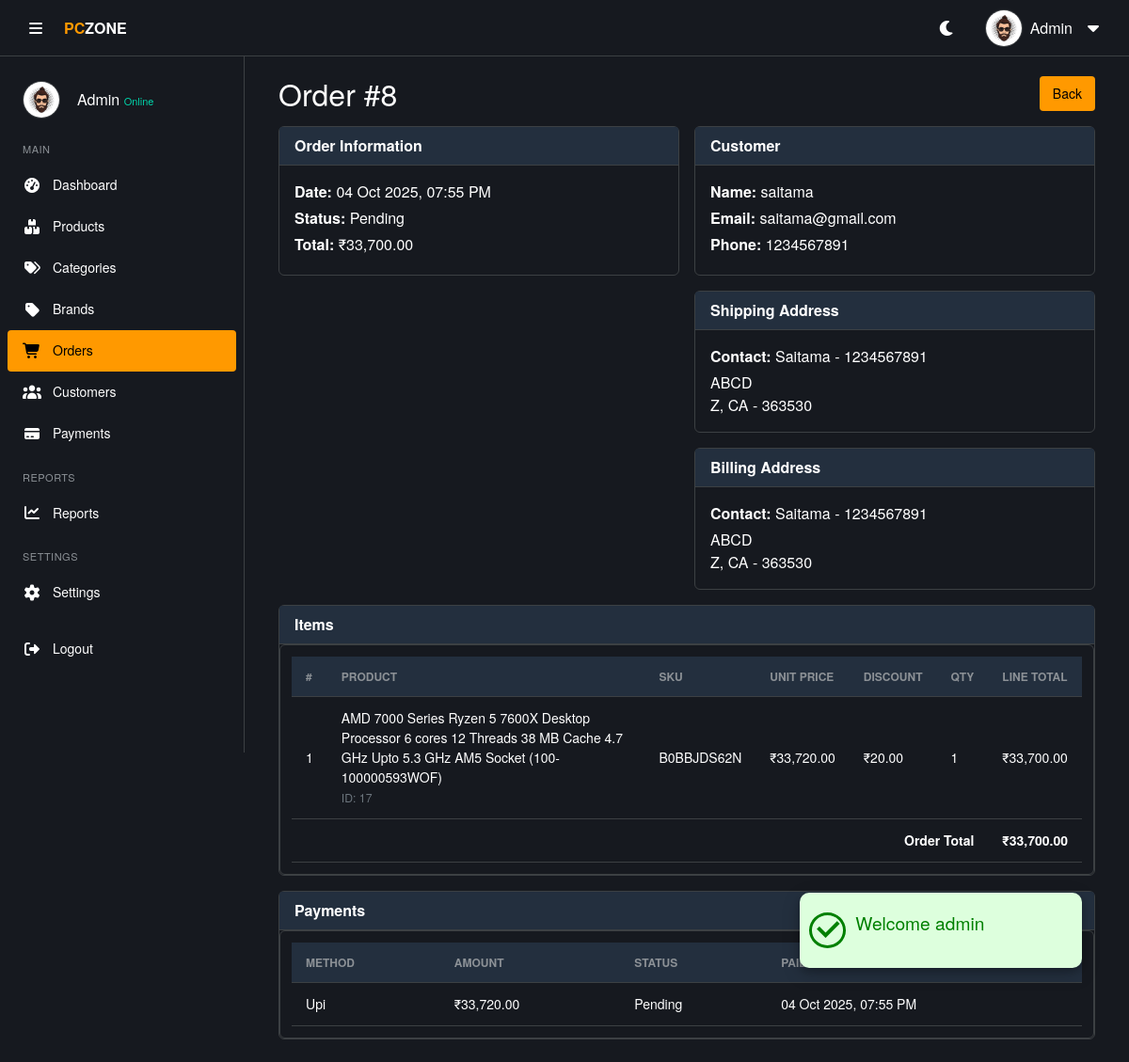
The app's page /admin/order_view.php?id=8 (signed in) with its own data.
### tables this page shows
CREATE TABLE IF NOT EXISTS `orders` (
  `order_id` int NOT NULL AUTO_INCREMENT,
  `user_id` int NOT NULL,
  `product_id` int NOT NULL,
  `quantity` int NOT NULL DEFAULT '1',
  `unit_price` decimal(10,2) NOT NULL,
  `discount` decimal(6,2) DEFAULT '0.00',
  `total_price` decimal(10,2) NOT NULL,
  `created_at` datetime DEFAULT CURRENT_TIMESTAMP,
  `updated_at` datetime DEFAULT CURRENT_TIMESTAMP ON UPDATE CURRENT_TIMESTAMP,
  PRIMARY KEY (`order_id`),
  KEY `user_id` (`user_id`),
  KEY `product_id` (`product_id`)
);

CREATE TABLE IF NOT EXISTS `payments` (
  `payment_id` int NOT NULL AUTO_INCREMENT,
  `order_id` int NOT NULL,
  `payment_method` enum('cash_on_delivery','credit_card','debit_card','upi') NOT NULL,
  `amount` decimal(10,2) NOT NULL,
  `currency` varchar(10) DEFAULT 'INR',
  `payment_status` enum('Pending','Paid','Failed','Refunded') DEFAULT 'Pending',
  `created_at` datetime DEFAULT CURRENT_TIMESTAMP,
  PRIMARY KEY (`payment_id`),
  KEY `order_id` (`order_id`)
);

CREATE TABLE IF NOT EXISTS `users` (
  `user_id` int NOT NULL AUTO_INCREMENT,
  `username` varchar(150) DEFAULT NULL,
  `email` varchar(100) NOT NULL,
  `password` varchar(255) NOT NULL,
  `date_of_birth` date DEFAULT NULL,
  `gender` enum('Male','Female','Other') DEFAULT NULL,
  `phone` varchar(20) DEFAULT NULL,
  `email_verified` tinyint(1) DEFAULT '0',
  `role` enum('admin','user') NOT NULL DEFAULT 'user',
  `status` enum('active','inactive') DEFAULT 'active',
  `last_login` datetime DEFAULT NULL,
  `created_at` timestamp NULL DEFAULT CURRENT_TIMESTAMP,
  `updated_at` timestamp NULL DEFAULT CURRENT_TIMESTAMP ON UPDATE CURRENT_TIMESTAMP,
  PRIMARY KEY (`user_id`),
  UNIQUE KEY `email` (`email`)
);

CREATE TABLE IF NOT EXISTS `user_address` (
  `address_id` int NOT NULL AUTO_INCREMENT,
  `user_id` int DEFAULT NULL,
  `full_name` varchar(150) DEFAULT NULL,
  `phone` varchar(20) DEFAULT NULL,
  `address_line1` text,
  `address_line2` text,
  `city` varchar(100) DEFAULT NULL,
  `state` varchar(100) DEFAULT NULL,
  `zip` varchar(20) DEFAULT NULL,
  `country` varchar(100) DEFAULT NULL,
  `is_default` tinyint(1) DEFAULT '0',
  PRIMARY KEY (`address_id`),
  KEY `user_id` (`user_id`)
);

CREATE TABLE IF NOT EXISTS `products` (
  `product_id` int NOT NULL AUTO_INCREMENT,
  `product_name` varchar(250) NOT NULL,
  `sku` varchar(50) DEFAULT NULL,
  `slug` varchar(250) DEFAULT NULL,
  `description` text,
  `price` decimal(10,2) NOT NULL,
  `discount` decimal(6,2) DEFAULT '0.00',
  `stock` int DEFAULT '0',
  `weight` decimal(6,2) DEFAULT NULL,
  `rating` float DEFAULT '0',
  `brand_id` int DEFAULT NULL,
  `category_id` int DEFAULT NULL,
  `main_image` varchar(255) NOT NULL,
  `image_1` varchar(255) DEFAULT NULL,
  `image_2` varchar(255) DEFAULT NULL,
  `image_3` varchar(255) DEFAULT NULL,
  `platform` enum('intel','amd','both','none') NOT NULL DEFAULT 'none',
  `is_featured` tinyint(1) DEFAULT '0',
  `is_active` tinyint(1) DEFAULT '1',
  `created_at` timestamp NULL DEFAULT CURRENT_TIMESTAMP,
  `updated_at` timestamp NULL DEFAULT CURRENT_TIMESTAMP ON UPDATE CURRENT_TIMESTAMP,
  PRIMARY KEY (`product_id`),
  UNIQUE KEY `sku` (`sku`),
  UNIQUE KEY `slug` (`slug`),
  KEY `category_id` (`category_id`),
  KEY `brand_id` (`brand_id`)
);

### includes/functions.php (called while the page is built, shortened)
<?php
function e($v)
{
  return htmlspecialchars($v ?? '');
}

### admin/order_view.php (the view, shortened to what this page needs)
<?php
require('../includes/functions.php');
$order_id = (int)($_GET['id'] ?? 0);
function showDate($date)
{
  return $date ? date('d M Y, h:i A', strtotime($date)) : '—';
}
function showMoney($amount)
{
  return '₹' . number_format((float)$amount, 2);
}
$orderStmt = $conn->prepare("
  SELECT o.order_id, o.user_id, o.created_at, o.updated_at,
         u.username, u.email, u.phone,
         SUM(o.quantity * (o.unit_price - o.discount)) as order_total
  FROM orders o
  JOIN users u ON o.user_id = u.user_id
  WHERE o.order_id = ?
  GROUP BY o.order_id, o.user_id, o.created_at, o.updated_at, u.username, u.email, u.phone
  LIMIT 1
");
$orderStmt->bind_param("i", $order_id);
$orderStmt->execute();
$orderResult = $orderStmt->get_result();
$order = $orderResult->fetch_assoc();
$addrStmt = $conn->prepare("
  SELECT * FROM user_address
  WHERE user_id = ?
  ORDER BY is_default DESC, address_id DESC
  LIMIT 1
");
$addrStmt->bind_param("i", $order['user_id']);
$addrStmt->execute();
$addrRes = $addrStmt->get_result();
$defaultAddress = $addrRes->fetch_assoc();
$payStmt = $conn->prepare("
  SELECT p.*, o.order_id
  FROM payments p
  JOIN orders o ON p.order_id = o.order_id
  WHERE o.order_id = ?
  ORDER BY p.created_at DESC
");
$payStmt->bind_param("i", $order_id);
$payStmt->execute();
$payments = $payStmt->get_result()->fetch_all(MYSQLI_ASSOC);
$displayStatus = '—';
if (!empty($payments)) {
  $displayStatus = $payments[0]['payment_status'] ?? '—';
}
$itemStmt = $conn->prepare("
  SELECT o.product_id, o.quantity, o.unit_price, o.discount,
         (o.quantity * (o.unit_price - o.discount)) as line_total,
         p.product_name, p.sku, p.main_image
  FROM orders o
  LEFT JOIN products p ON o.product_id = p.product_id
  WHERE o.order_id = ?
");
$itemStmt->bind_param("i", $order_id);
$itemStmt->execute();
$items = $itemStmt->get_result()->fetch_all(MYSQLI_ASSOC);
$calculatedTotal = 0;
foreach ($items as $item) {
  $calculatedTotal += $item['line_total'];
}
?>
<!DOCTYPE html>
<html lang="en">
<head>
  <?php include './includes/header-link.php'; ?>
</head>
<body>
  <?php require('./includes/alert.php'); ?>
  <?php include './includes/header.php'; ?>
  <?php $current_page = 'orders';
  include './includes/sidebar.php'; ?>
  <main class="main-content pt-5 mt-4">
    <div class="container mt-2">
      <div class="d-flex justify-content-between align-items-center mb-3">
        <h2 class="mb-0">Order #<?= $order_id ?></h2>
        <a href="orders.php" class="btn btn-add">Back</a>
      </div>
      <div class="row g-3">
        <div class="col-lg-6">
          <div class="card theme-card">
            <div class="card-header">Order Information</div>
            <div class="card-body">
              <div class="mb-1"><strong>Date:</strong> <?= showDate($order['created_at'] ?? null) ?></div>
              <div class="mb-1"><strong>Status:</strong> <?= e($displayStatus) ?></div>
              <div class="mb-1"><strong>Total:</strong> <?= showMoney($calculatedTotal) ?></div>
            </div>
          </div>
        </div>
        <div class="col-lg-6">
          <div class="card mb-3 theme-card">
            <div class="card-header">Customer</div>
            <div class="card-body">
              <div class="mb-1"><strong>Name:</strong> <?= e($order['username']) ?></div>
              <div class="mb-1"><strong>Email:</strong> <?= e($order['email']) ?></div>
              <div class="mb-1"><strong>Phone:</strong> <?= e($order['phone']) ?></div>
            </div>
          </div>
          <div class="card mb-3 theme-card">
            <div class="card-header">Shipping Address</div>
            <div class="card-body">
              <?php if ($defaultAddress): ?>
                <div class="mb-1"><strong>Contact:</strong> <?= e($defaultAddress['full_name']) ?> - <?= e($defaultAddress['phone']) ?></div>
                <div><?= e($defaultAddress['address_line1']) ?></div>
                <div><?= e($defaultAddress['city']) ?>, <?= e($defaultAddress['state']) ?> - <?= e($defaultAddress['zip']) ?></div>
              <?php else: ?>
                <div class="text-muted">No address on file</div>
              <?php endif; ?>
            </div>
          </div>
          <div class="card theme-card">
            <div class="card-header">Billing Address</div>
            <div class="card-body">
              <?php if ($defaultAddress): ?>
                <div class="mb-1"><strong>Contact:</strong> <?= e($defaultAddress['full_name']) ?> - <?= e($defaultAddress['phone']) ?></div>
                <div><?= e($defaultAddress['address_line1']) ?></div>
                <div><?= e($defaultAddress['city']) ?>, <?= e($defaultAddress['state']) ?> - <?= e($defaultAddress['zip']) ?></div>
              <?php else: ?>
                <div class="text-muted">No address on file</div>
              <?php endif; ?>
            </div>
          </div>
        </div>
      </div>
      <div class="card mt-3 theme-card">
        <div class="card-header">Items</div>
        <div class="table-container">
          <table class="data-table">
            <thead>
              <tr>
                <th>#</th>
                <th>Product</th>
                <th>SKU</th>
                <th>Unit Price</th>
                <th>Discount</th>
                <th>Qty</th>
                <th>Line Total</th>
              </tr>
            </thead>
            <tbody>
              <?php foreach ($items as $index => $item): ?>
                <tr>
                  <td><?= $index + 1 ?></td>
                  <td>
                    <?= e($item['product_name'] ?? 'Product Not Found') ?>
                    <?php if (!empty($item['product_id'])): ?>
                      <br><small class="text-muted">ID: <?= $item['product_id'] ?></small>
                    <?php endif; ?>
                  </td>
                  <td><?= e($item['sku'] ?? 'N/A') ?></td>
                  <td><?= showMoney($item['unit_price'] ?? 0) ?></td>
                  <td><?= showMoney($item['discount'] ?? 0) ?></td>
                  <td><?= (int)($item['quantity'] ?? 0) ?></td>
                  <td><?= showMoney($item['line_total'] ?? 0) ?></td>
                </tr>
              <?php endforeach; ?>
            </tbody>
            <tfoot>
              <tr>
                <td colspan="6" class="text-end"><strong>Order Total</strong></td>
                <td><strong><?= showMoney($calculatedTotal) ?></strong></td>
              </tr>
            </tfoot>
          </table>
        </div>
      </div>
      <div class="card mt-3 theme-card">
        <div class="card-header">Payments</div>
        <div class="table-container">
          <table class="data-table">
            <thead>
              <tr>
                <th>Method</th>
                <th>Amount</th>
                <th>Status</th>
                <th>Paid At</th>
              </tr>
            </thead>
            <tbody>
              <?php if (!empty($payments)): ?>
                <?php foreach ($payments as $payment): ?>
                  <tr>
                    <td><?= e(ucfirst(str_replace('_', ' ', $payment['payment_method']))) ?></td>
                    <td><?= showMoney($payment['amount']) ?></td>
                    <td><?= e($payment['payment_status']) ?></td>
                    <td><?= showDate($payment['created_at']) ?></td>
                  </tr>
                <?php endforeach; ?>
              <?php else: ?>
                <tr>
                  <td colspan="4" class="text-center">No payments recorded</td>
                </tr>
              <?php endif; ?>
            </tbody>
          </table>
        </div>
      </div>
    </div>
  </main>
</body>
</html>

### admin/assets/css/style.css (style rules this page uses)
* { margin: 0; padding: 0; box-sizing: border-box; }
body { font-family: "Amazon Ember", "Helvetica Neue", Roboto, Arial, sans-serif; font-size: 16px; line-height: 1.5; background-color: var(--bg-body); color: var(--text-color); transition: background-color 0.3s, color 0.3s; }
:root { --bg-body: #16191f; --bg-section: #16191f; --bg-card: #16191f; --bg-input: #0d1117; --text-color: #ffffff; --text-muted: #8c9196; --border-color: #3c4043; --primary: #ff9900; --primary-hover: #ffad33; --primary-text: #000000; --hover-bg: #2a3139; --table-header: #232f3e; --scroll-track: #16191f; --success: #00d4aa; --danger: #d13212; --warning: #ff9900; --success-bg: rgba(0, 212, 170, 0.1); --danger-bg: rgba(209, 50, 18, 0.1); --warning-bg: rgba(255, 153, 0, 0.1); --transition: all 0.3s ease; }
.main-content { margin-left: 260px; padding: 24px; padding-top: 84px; transition: margin-left 0.3s, width 0.3s; background-color: var(--bg-body); min-height: 100vh; }
.table-container { width: 100%; max-width: 100%; background-color: var(--bg-section); border: 1px solid var(--border-color); border-radius: 6px; overflow-x: auto; padding: 12px; }
.data-table, .product-table { width: 100%; border-collapse: collapse; font-size: 14px; color: var(--text-color); }
.data-table { width: 100%; border-collapse: collapse; font-size: 14px; }
.data-table th, .data-table td { padding: 12px 15px; text-align: left; border-bottom: 1px solid var(--border-color); color: var(--text-color); vertical-align: middle; }
.data-table th { background-color: var(--table-header); color: var(--text-muted); font-weight: 600; font-size: 12px; text-transform: uppercase; }
.btn-add, .btn-success { background-color: var(--primary); color: var(--primary-text); border: none; border-radius: 4px; padding: 8px 14px; font-weight: 500; font-size: 14px; text-decoration: none; display: inline-flex; align-items: center; gap: 8px; cursor: pointer; }
.theme-card { background-color: var(--bg-card); border: 1px solid var(--border-color); color: var(--text-color); border-radius: 6px; box-shadow: none; }
.theme-card > .card-header { background-color: var(--table-header); color: var(--text-color); border-bottom: 1px solid var(--border-color); font-weight: 600; }
.theme-card > .card-body { background: transparent; color: var(--text-color); }
.popup > .icon > i { font-size: 2rem; border-radius: 50%; margin: 0 10px; font-weight: 700; }
.popup-success > .icon > i { background-color: #ddffdd; color: green; border: 3px solid green; border-radius: 50%; }

### records on screen
orders: created_at "04 Oct 2025, 07:55 PM", user.username "saitama", user.email "saitama@gmail.com", user.phone "1234567891", product.product_name "AMD 7000 Series Ryzen 5 7600X Desktop Processor 6 cores 12 Threads 38 MB Cache 4.7 GHz Upto 5.3 GHz AM5 Socket (100-100000593WOF)", product "17", product.sku "B0BBJDS62N", unit_price "₹33,720.00", discount "₹20.00", quantity "1", line_total "₹33,700.00"
payments: payment_status "Pending", payment_method "Upi", amount "₹33,720.00", created_at "04 Oct 2025, 07:55 PM"
user_address: full_name "Saitama", phone "1234567891", address_line1 "ABCD", city "Z", state "CA", zip "363530"

### other values on screen
$_SESSION['message']['title'] "Welcome admin"
$userName "Admin"
$_SESSION['full_name'] "Admin"
$order_id "8"
showMoney($calculatedTotal) "₹33,700.00"
